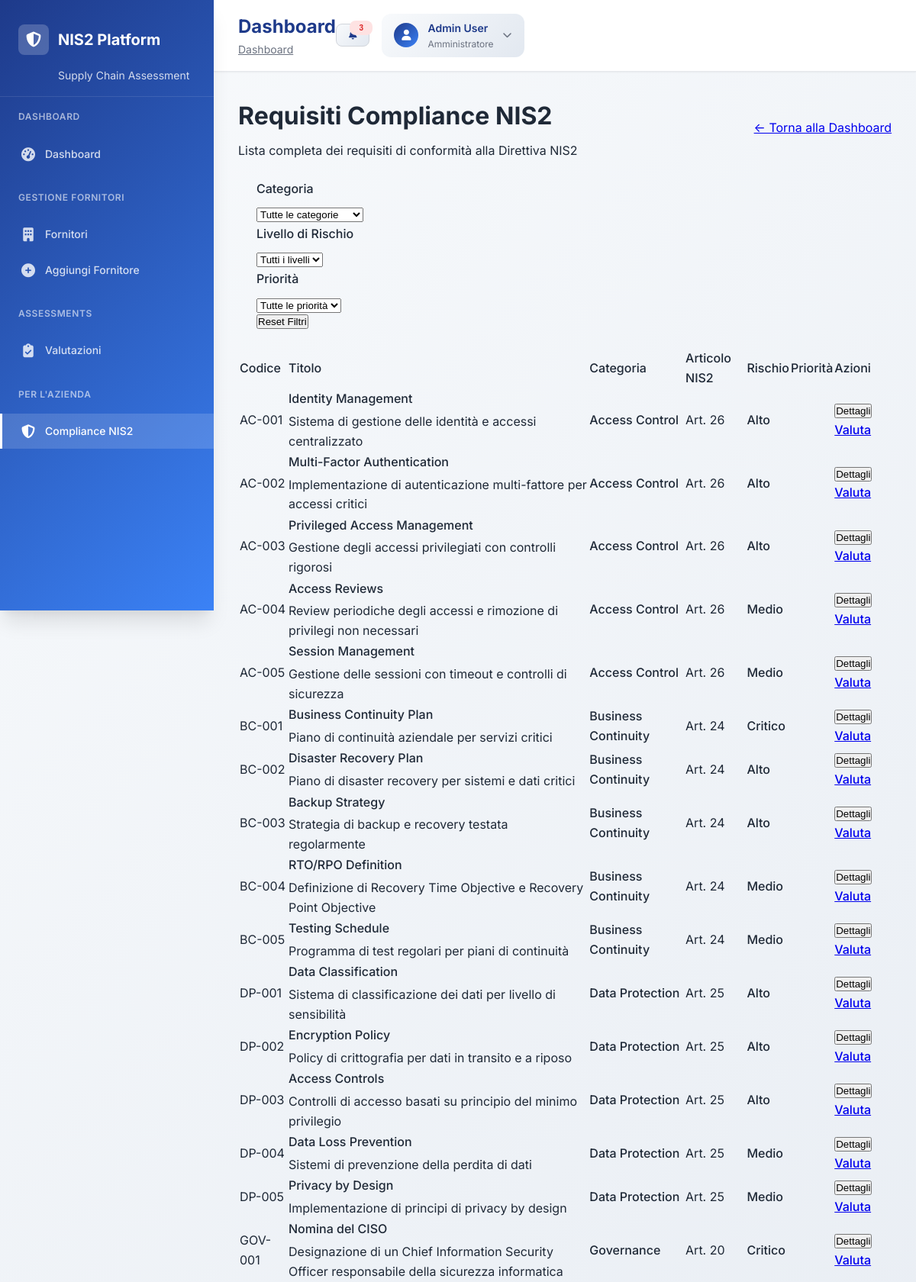
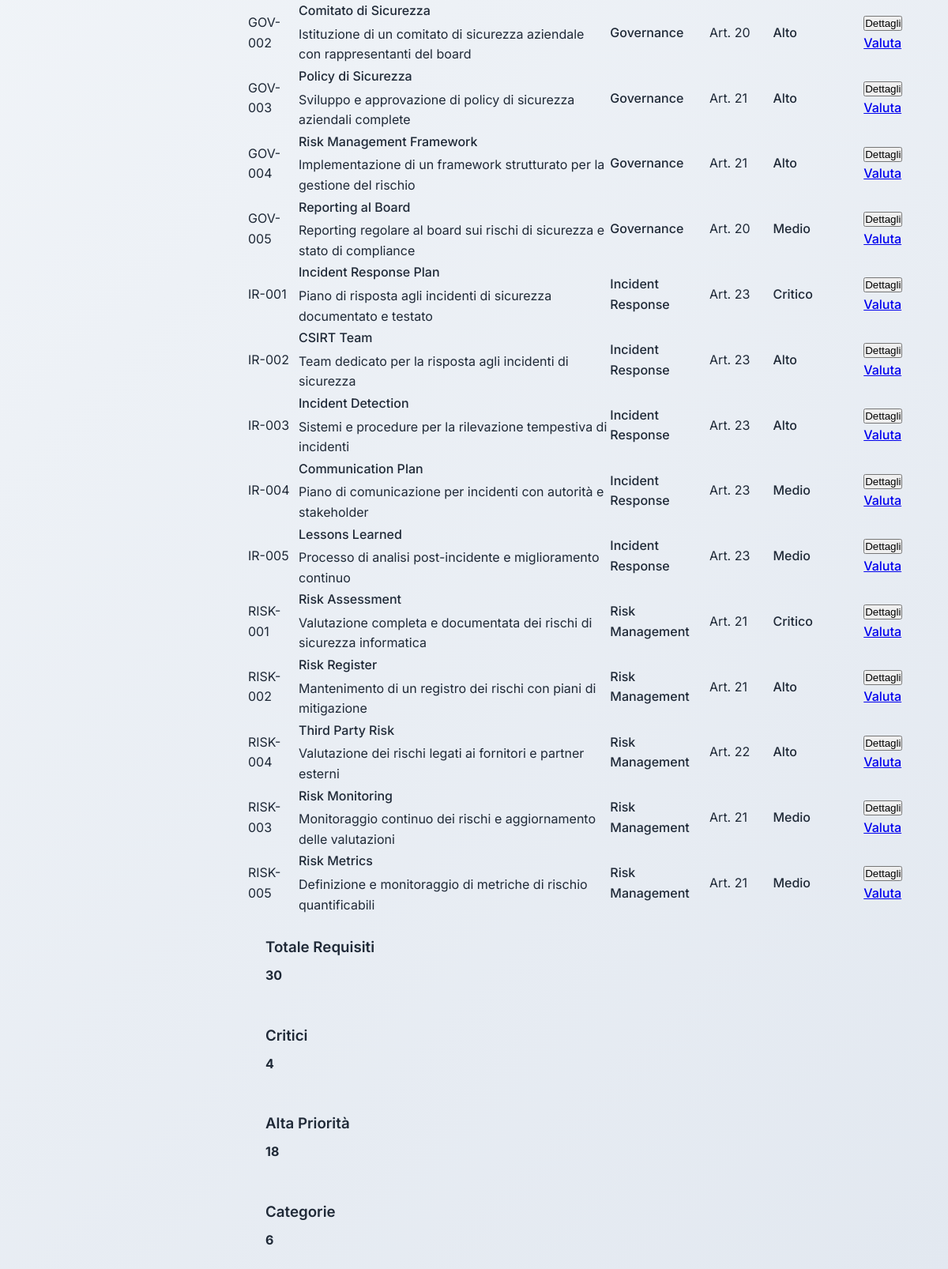
The page /compliance/requirements (signed in) on the database its author committed (2 pictures, top to bottom).
### tables this page shows
CREATE TABLE compliance_requirements (
    id INTEGER PRIMARY KEY AUTOINCREMENT,
    category TEXT NOT NULL,
    requirement_code TEXT UNIQUE NOT NULL,
    title TEXT NOT NULL,
    description TEXT,
    nis2_article TEXT,
    risk_level TEXT CHECK(risk_level IN ('LOW', 'MEDIUM', 'HIGH', 'CRITICAL')),
    implementation_priority INTEGER DEFAULT 1,
    created_at TIMESTAMP DEFAULT CURRENT_TIMESTAMP
);

### main_dev.py (the view)
@app.get("/compliance/requirements")
async def compliance_requirements(request: Request):
    user = await get_current_user(request)
    if not user:
        return RedirectResponse(url="/company-login")
    conn = sqlite3.connect('nis2_supply_chain.db')
    cursor = conn.cursor()
    cursor.execute("""
        SELECT id, category, requirement_code, title, description,
               nis2_article, risk_level, implementation_priority
        FROM compliance_requirements
        ORDER BY category, implementation_priority, requirement_code
    """)
    requirements = cursor.fetchall()
    conn.close()
    return templates.TemplateResponse("compliance_requirements.html", {
        "request": request,
        "requirements": requirements
    })

### templates/compliance_requirements.html (shortened to what this page needs)
{% extends "professional_base.html" %}
{% block content %}
<div class="container mx-auto px-6 py-8">
    <div class="mb-8">
        <div class="flex justify-between items-center">
            <div>
                <h1 class="text-3xl font-bold text-gray-900 mb-2">Requisiti Compliance NIS2</h1>
                <p class="text-gray-600">Lista completa dei requisiti di conformità alla Direttiva NIS2</p>
            </div>
            <a href="/compliance" class="bg-blue-600 text-white px-4 py-2 rounded-lg hover:bg-blue-700 transition-colors">
                ← Torna alla Dashboard
            </a>
        </div>
    </div>
    <div class="bg-white rounded-lg shadow-md p-6 mb-8">
        <div class="grid grid-cols-1 md:grid-cols-4 gap-4">
            <div>
                <label class="block text-sm font-medium text-gray-700 mb-2">Categoria</label>
                <select id="categoryFilter" class="w-full border border-gray-300 rounded-md px-3 py-2 focus:outline-none focus:ring-2 focus:ring-blue-500">
                    <option value="">Tutte le categorie</option>
                </select>
            </div>
            <div>
                <label class="block text-sm font-medium text-gray-700 mb-2">Livello di Rischio</label>
                <select id="riskFilter" class="w-full border border-gray-300 rounded-md px-3 py-2 focus:outline-none focus:ring-2 focus:ring-blue-500">
                    <option value="">Tutti i livelli</option>
                </select>
            </div>
            <div>
                <label class="block text-sm font-medium text-gray-700 mb-2">Priorità</label>
                <select id="priorityFilter" class="w-full border border-gray-300 rounded-md px-3 py-2 focus:outline-none focus:ring-2 focus:ring-blue-500">
                    <option value="">Tutte le priorità</option>
                </select>
            </div>
            <div class="flex items-end">
                <button onclick="resetFilters()" class="w-full bg-gray-500 text-white px-4 py-2 rounded-md hover:bg-gray-600 transition-colors">
                    Reset Filtri
                </button>
            </div>
        </div>
    </div>
    <div class="bg-white rounded-lg shadow-md overflow-hidden">
        <div class="overflow-x-auto">
            <table class="min-w-full divide-y divide-gray-200">
                <thead class="bg-gray-50">
                    <tr>
                        <th class="px-6 py-3 text-left text-xs font-medium text-gray-500 uppercase tracking-wider">Codice</th>
                        <th class="px-6 py-3 text-left text-xs font-medium text-gray-500 uppercase tracking-wider">Titolo</th>
                        <th class="px-6 py-3 text-left text-xs font-medium text-gray-500 uppercase tracking-wider">Categoria</th>
                        <th class="px-6 py-3 text-left text-xs font-medium text-gray-500 uppercase tracking-wider">Articolo NIS2</th>
                        <th class="px-6 py-3 text-left text-xs font-medium text-gray-500 uppercase tracking-wider">Rischio</th>
                        <th class="px-6 py-3 text-left text-xs font-medium text-gray-500 uppercase tracking-wider">Priorità</th>
                        <th class="px-6 py-3 text-left text-xs font-medium text-gray-500 uppercase tracking-wider">Azioni</th>
                    </tr>
                </thead>
                <tbody class="bg-white divide-y divide-gray-200" id="requirementsTable">
                    {% for req in requirements %}
                    <tr class="requirement-row"
                        data-category="{{ req[1] }}"
                        data-risk="{{ req[6] }}"
                        data-priority="{{ req[7] }}">
                        <td class="px-6 py-4 whitespace-nowrap">
                            <div class="text-sm font-mono text-gray-900">{{ req[2] }}</div>
                        </td>
                        <td class="px-6 py-4">
                            <div class="text-sm font-medium text-gray-900">{{ req[3] }}</div>
                            <div class="text-sm text-gray-500 mt-1">{{ req[4][:100] }}{% if req[4]|length > 100 %}...{% endif %}</div>
                        </td>
                        <td class="px-6 py-4 whitespace-nowrap">
                            <span class="inline-flex items-center px-2.5 py-0.5 rounded-full text-xs font-medium bg-blue-100 text-blue-800">
                                {{ req[1] }}
                            </span>
                        </td>
                        <td class="px-6 py-4 whitespace-nowrap">
                            <div class="text-sm text-gray-900">{{ req[5] }}</div>
                        </td>
                        <td class="px-6 py-4 whitespace-nowrap">
                            {% if req[6] == 'CRITICAL' %}
                                <span class="inline-flex items-center px-2.5 py-0.5 rounded-full text-xs font-medium bg-red-100 text-red-800">Critico</span>
                            {% elif req[6] == 'HIGH' %}
                                <span class="inline-flex items-center px-2.5 py-0.5 rounded-full text-xs font-medium bg-orange-100 text-orange-800">Alto</span>
                            {% elif req[6] == 'MEDIUM' %}
                                <span class="inline-flex items-center px-2.5 py-0.5 rounded-full text-xs font-medium bg-yellow-100 text-yellow-800">Medio</span>
                            {% else %}
                                <span class="inline-flex items-center px-2.5 py-0.5 rounded-full text-xs font-medium bg-green-100 text-green-800">Basso</span>
                            {% endif %}
                        </td>
                        <td class="px-6 py-4 whitespace-nowrap">
                        </td>
                        <td class="px-6 py-4 whitespace-nowrap text-sm font-medium">
                            <button onclick="showRequirementDetails({{ req[0] }})" class="text-blue-600 hover:text-blue-900 mr-3">
                                Dettagli
                            </button>
                            <a href="/suppliers" class="text-green-600 hover:text-green-900">
                                Valuta
                            </a>
                        </td>
                    </tr>
                    {% endfor %}
                </tbody>
            </table>
        </div>
    </div>
    <div class="mt-8 grid grid-cols-1 md:grid-cols-4 gap-6">
        <div class="bg-white rounded-lg shadow-md p-6">
            <h3 class="text-lg font-semibold text-gray-900 mb-2">Totale Requisiti</h3>
            <p class="text-3xl font-bold text-blue-600">{{ requirements|length }}</p>
        </div>
        <div class="bg-white rounded-lg shadow-md p-6">
            <h3 class="text-lg font-semibold text-gray-900 mb-2">Critici</h3>
            <p class="text-3xl font-bold text-red-600">{{ requirements|selectattr(6, 'equalto', 'CRITICAL')|list|length }}</p>
        </div>
        <div class="bg-white rounded-lg shadow-md p-6">
            <h3 class="text-lg font-semibold text-gray-900 mb-2">Alta Priorità</h3>
            <p class="text-3xl font-bold text-orange-600">{{ requirements|selectattr(7, 'equalto', 1)|list|length }}</p>
        </div>
        <div class="bg-white rounded-lg shadow-md p-6">
            <h3 class="text-lg font-semibold text-gray-900 mb-2">Categorie</h3>
            <p class="text-3xl font-bold text-green-600">{{ requirements|map(attribute=1)|unique|list|length }}</p>
        </div>
    </div>
</div>
{% endblock %}

### templates/professional_base.html (shortened to what this page needs)
<!DOCTYPE html>
<html lang="it">
<head>
    <link rel="stylesheet" href="https://cdnjs.cloudflare.com/ajax/libs/font-awesome/6.4.0/css/all.min.css">
    <link rel="stylesheet" href="/static/css/professional.css">
</head>
<body>
    <div class="app-container">
        <aside class="sidebar">
            <div class="sidebar-header">
                <div class="sidebar-logo">
                    <div class="sidebar-logo-icon">
                        <i class="fas fa-shield-alt"></i>
                    </div>
                    <div class="sidebar-logo-text">NIS2 Platform</div>
                </div>
                <div class="sidebar-subtitle">Supply Chain Assessment</div>
            </div>
            <nav class="sidebar-nav">
                <div class="nav-section">
                    <div class="nav-section-title">Dashboard</div>
                    <a href="/company-dashboard/1" class="nav-item">
                        <div class="nav-item-icon">
                            <i class="fas fa-tachometer-alt"></i>
                        </div>
                        <div class="nav-item-text">Dashboard</div>
                    </a>
                </div>
                <div class="nav-section">
                    <div class="nav-section-title">Gestione Fornitori</div>
                    <a href="/suppliers" class="nav-item">
                        <div class="nav-item-icon">
                            <i class="fas fa-building"></i>
                        </div>
                        <div class="nav-item-text">Fornitori</div>
                    </a>
                    <a href="/new-supplier" class="nav-item">
                        <div class="nav-item-icon">
                            <i class="fas fa-plus-circle"></i>
                        </div>
                        <div class="nav-item-text">Aggiungi Fornitore</div>
                    </a>
                </div>
                <div class="nav-section">
                    <div class="nav-section-title">Assessments</div>
                    <a href="/assessments" class="nav-item">
                        <div class="nav-item-icon">
                            <i class="fas fa-clipboard-check"></i>
                        </div>
                        <div class="nav-item-text">Valutazioni</div>
                    </a>
                </div>
                <div class="nav-section">
                    <div class="nav-section-title">Per l'azienda</div>
                    <a href="/compliance" class="nav-item">
                        <div class="nav-item-icon">
                            <i class="fas fa-shield-alt"></i>
                        </div>
                        <div class="nav-item-text">Compliance NIS2</div>
                    </a>
                </div>
            </nav>
        </aside>
        <main class="main-content">
            <header class="header">
                <div class="header-content">
                    <div class="header-left">
                        <div>
                            <h1 class="page-title">{% block page_title %}Dashboard{% endblock %}</h1>
                            <nav class="breadcrumb">
                                <a href="/company-dashboard/1" class="text-secondary hover:text-primary">Dashboard</a>
                            </nav>
                        </div>
                    </div>
                    <div class="header-right">
                        <button class="btn btn-secondary btn-sm" style="position: relative;">
                            <i class="fas fa-bell"></i>
                            <span class="badge badge-danger" style="position: absolute; top: -5px; right: -5px; font-size: 0.625rem;">3</span>
                        </button>
                        <div class="user-menu">
                            <div class="user-avatar">
                                <i class="fas fa-user"></i>
                            </div>
                            <div class="user-info">
                                <div class="user-name">Admin User</div>
                                <div class="user-role">Amministratore</div>
                            </div>
                            <i class="fas fa-chevron-down" style="font-size: 0.75rem; color: #6b7280;"></i>
                        </div>
                    </div>
                </div>
            </header>
            <div class="page-content">
                {% block content %}{% endblock %}
            </div>
        </main>
    </div>
</body>
</html>

### rows shown on the page
compliance_requirements: requirement_code "AC-001", title "Identity Management", description "Sistema di gestione delle identità e accessi centralizzato", category "Access Control", nis2_article "Art. 26", risk_level "Alto"
compliance_requirements: requirement_code "AC-002", title "Multi-Factor Authentication", description "Implementazione di autenticazione multi-fattore per accessi critici", category "Access Control", nis2_article "Art. 26", risk_level "Alto"
compliance_requirements: requirement_code "AC-003", title "Privileged Access Management", description "Gestione degli accessi privilegiati con controlli rigorosi", category "Access Control", nis2_article "Art. 26", risk_level "Alto"
compliance_requirements: requirement_code "AC-004", title "Access Reviews", description "Review periodiche degli accessi e rimozione di privilegi non necessari", category "Access Control", nis2_article "Art. 26", risk_level "Medio"
compliance_requirements: requirement_code "AC-005", title "Session Management", description "Gestione delle sessioni con timeout e controlli di sicurezza", category "Access Control", nis2_article "Art. 26", risk_level "Medio"
compliance_requirements: requirement_code "BC-001", title "Business Continuity Plan", description "Piano di continuità aziendale per servizi critici", category "Business Continuity", nis2_article "Art. 24", risk_level "Critico"
compliance_requirements: requirement_code "BC-002", title "Disaster Recovery Plan", description "Piano di disaster recovery per sistemi e dati critici", category "Business Continuity", nis2_article "Art. 24", risk_level "Alto"
compliance_requirements: requirement_code "BC-003", title "Backup Strategy", description "Strategia di backup e recovery testata regolarmente", category "Business Continuity", nis2_article "Art. 24", risk_level "Alto"
compliance_requirements: requirement_code "BC-004", title "RTO/RPO Definition", description "Definizione di Recovery Time Objective e Recovery Point Objective", category "Business Continuity", nis2_article "Art. 24", risk_level "Medio"
compliance_requirements: requirement_code "BC-005", title "Testing Schedule", description "Programma di test regolari per piani di continuità", category "Business Continuity", nis2_article "Art. 24", risk_level "Medio"
compliance_requirements: requirement_code "DP-001", title "Data Classification", description "Sistema di classificazione dei dati per livello di sensibilità", category "Data Protection", nis2_article "Art. 25", risk_level "Alto"
compliance_requirements: requirement_code "DP-002", title "Encryption Policy", description "Policy di crittografia per dati in transito e a riposo", category "Data Protection", nis2_article "Art. 25", risk_level "Alto"
compliance_requirements: requirement_code "DP-003", title "Access Controls", description "Controlli di accesso basati su principio del minimo privilegio", category "Data Protection", nis2_article "Art. 25", risk_level "Alto"
compliance_requirements: requirement_code "DP-004", title "Data Loss Prevention", description "Sistemi di prevenzione della perdita di dati", category "Data Protection", nis2_article "Art. 25", risk_level "Medio"
compliance_requirements: requirement_code "DP-005", title "Privacy by Design", description "Implementazione di principi di privacy by design", category "Data Protection", nis2_article "Art. 25", risk_level "Medio"
compliance_requirements: requirement_code "GOV-001", title "Nomina del CISO", description "Designazione di un Chief Information Security Officer responsabile della sicurezza informatica", category "Governance", nis2_article "Art. 20", risk_level "Critico"
compliance_requirements: requirement_code "GOV-002", title "Comitato di Sicurezza", description "Istituzione di un comitato di sicurezza aziendale con rappresentanti del board", category "Governance", nis2_article "Art. 20", risk_level "Alto"
compliance_requirements: requirement_code "GOV-003", title "Policy di Sicurezza", description "Sviluppo e approvazione di policy di sicurezza aziendali complete", category "Governance", nis2_article "Art. 21", risk_level "Alto"
compliance_requirements: requirement_code "GOV-004", title "Risk Management Framework", description "Implementazione di un framework strutturato per la gestione del rischio", category "Governance", nis2_article "Art. 21", risk_level "Alto"
compliance_requirements: requirement_code "GOV-005", title "Reporting al Board", description "Reporting regolare al board sui rischi di sicurezza e stato di compliance", category "Governance", nis2_article "Art. 20", risk_level "Medio"
compliance_requirements: requirement_code "IR-001", title "Incident Response Plan", description "Piano di risposta agli incidenti di sicurezza documentato e testato", category "Incident Response", nis2_article "Art. 23", risk_level "Critico"
compliance_requirements: requirement_code "IR-002", title "CSIRT Team", description "Team dedicato per la risposta agli incidenti di sicurezza", category "Incident Response", nis2_article "Art. 23", risk_level "Alto"
compliance_requirements: requirement_code "IR-003", title "Incident Detection", description "Sistemi e procedure per la rilevazione tempestiva di incidenti", category "Incident Response", nis2_article "Art. 23", risk_level "Alto"
compliance_requirements: requirement_code "IR-004", title "Communication Plan", description "Piano di comunicazione per incidenti con autorità e stakeholder", category "Incident Response", nis2_article "Art. 23", risk_level "Medio"
compliance_requirements: requirement_code "IR-005", title "Lessons Learned", description "Processo di analisi post-incidente e miglioramento continuo", category "Incident Response", nis2_article "Art. 23", risk_level "Medio"
compliance_requirements: requirement_code "RISK-001", title "Risk Assessment", description "Valutazione completa e documentata dei rischi di sicurezza informatica", category "Risk Management", nis2_article "Art. 21", risk_level "Critico"
compliance_requirements: requirement_code "RISK-002", title "Risk Register", description "Mantenimento di un registro dei rischi con piani di mitigazione", category "Risk Management", nis2_article "Art. 21", risk_level "Alto"
compliance_requirements: requirement_code "RISK-004", title "Third Party Risk", description "Valutazione dei rischi legati ai fornitori e partner esterni", category "Risk Management", nis2_article "Art. 22", risk_level "Alto"
compliance_requirements: requirement_code "RISK-003", title "Risk Monitoring", description "Monitoraggio continuo dei rischi e aggiornamento delle valutazioni", category "Risk Management", nis2_article "Art. 21", risk_level "Medio"
compliance_requirements: requirement_code "RISK-005", title "Risk Metrics", description "Definizione e monitoraggio di metriche di rischio quantificabili", category "Risk Management", nis2_article "Art. 21", risk_level "Medio"

### other values the page prints
{{ requirements|length }} "30"
{{ requirements|selectattr(6, 'equalto', 'CRITICAL')|list|length }} "4"
{{ requirements|selectattr(7, 'equalto', 1)|list|length }} "18"
{{ requirements|map(attribute=1)|unique|list|length }} "6"
